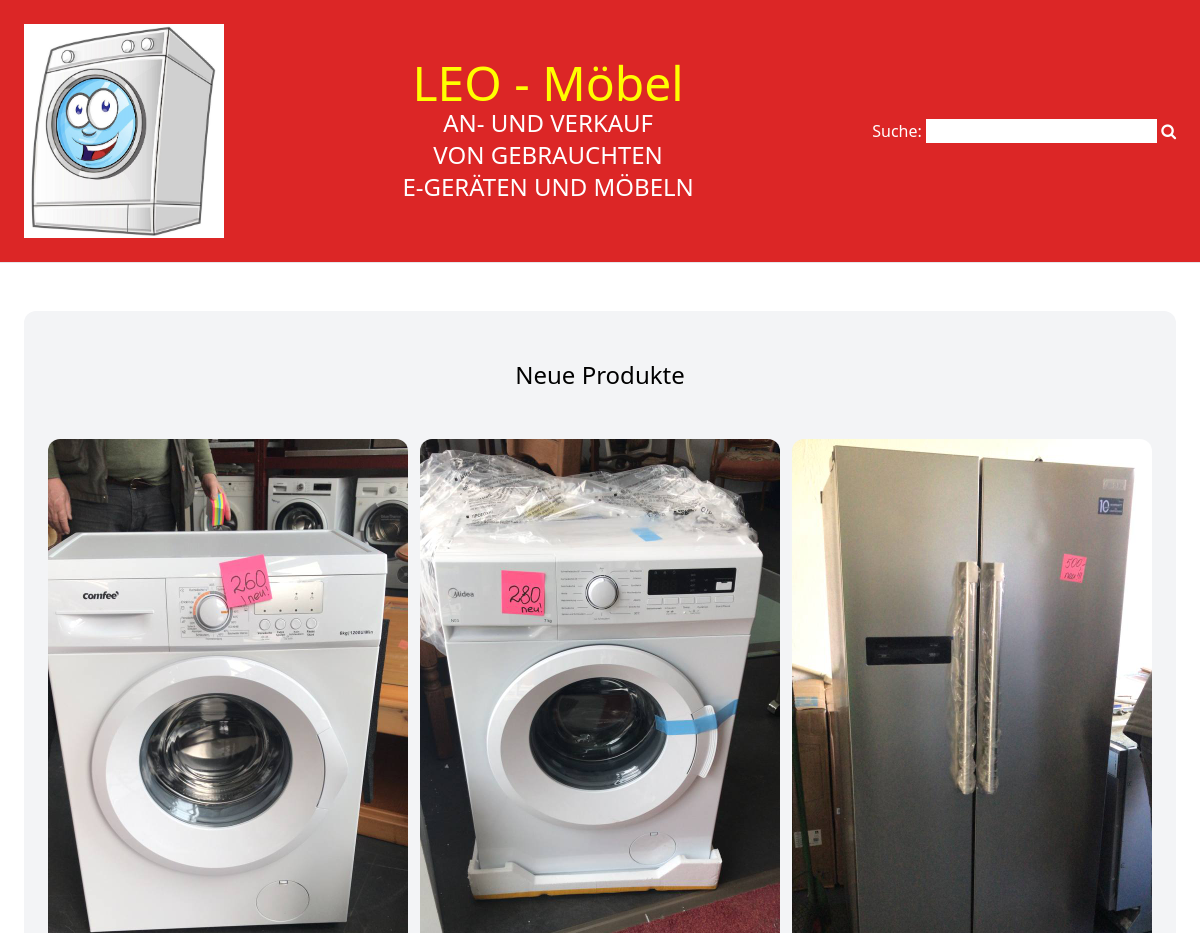
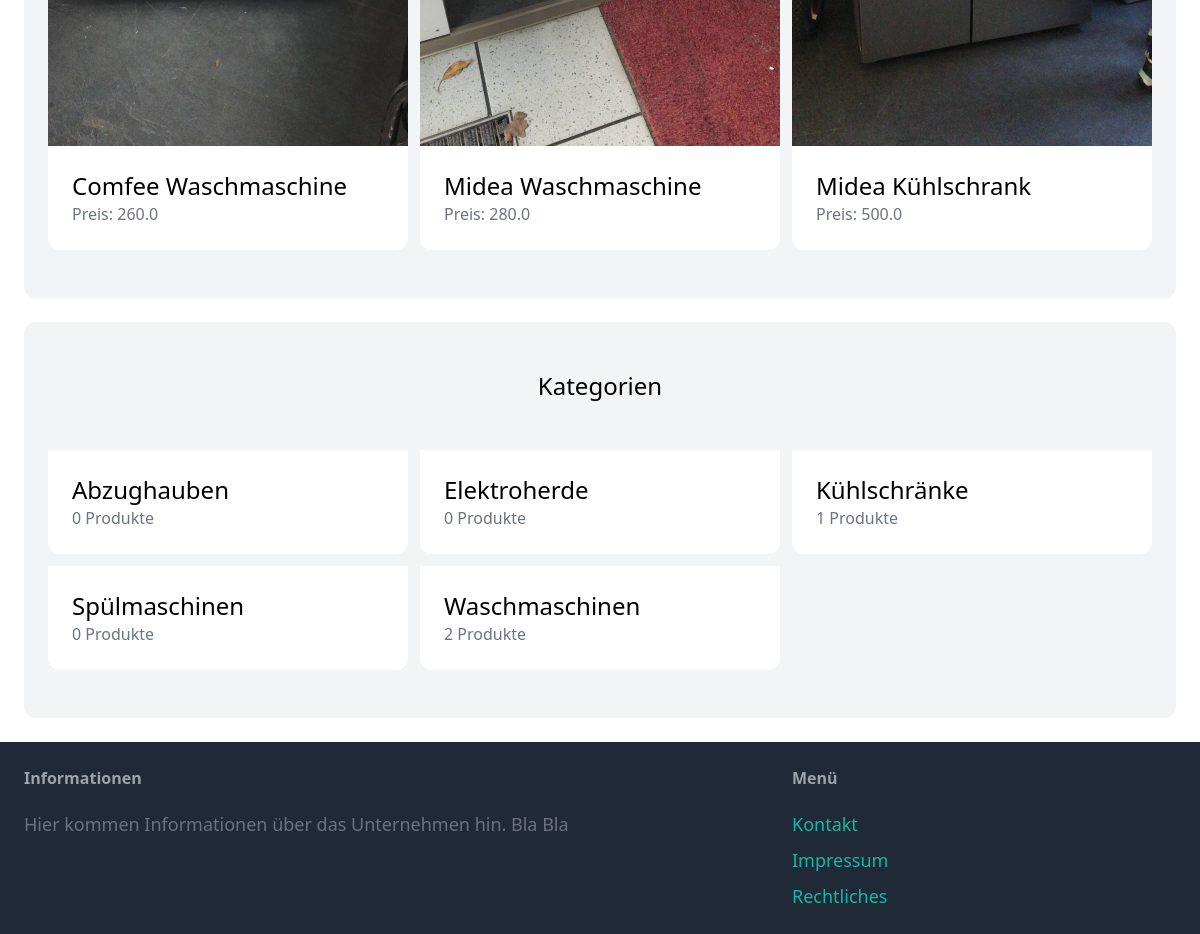
The page / on the database its author committed (2 pictures, top to bottom).
### item/models.py (models this page shows, shortened)
class Produkt(models.Model):
    category = models.ForeignKey(Kategorie, related_name='items', on_delete=models.CASCADE)
    name = models.CharField(max_length=255)
    description = models.TextField(blank=True, null=True)
    price = models.FloatField()
    image = models.ImageField(upload_to='item_images', blank=True, null=True)
    is_used = models.BooleanField(default=False)
    created_by = models.ForeignKey(User, related_name='items', on_delete=models.CASCADE)
    created_at = models.DateTimeField(auto_now=True)

class Kategorie(models.Model):
    name = models.CharField(max_length=255)
    class Meta:
        ordering = ('name',)
        verbose_name_plural = 'Kategorien'

### personal/views.py (the view)
# urls.py: path('', views.index, name='index'),
def index(request):
    items = Produkt.objects.all()[0:6]
    categories = Kategorie.objects.all()
    return render(request, "personal/index.html", {
        'categories': categories,
        'items': items,
    })

### personal/templates/personal/index.html (shortened to what this page needs)
{% extends 'personal/base.html' %}
{% block content %}
    <div class="mt-6 px-6 py-12 bg-gray-100 rounded-xl">
        <h2 class="mb-12 text-2xl text-center">Neue Produkte</h2>
        <div class="grid grid-cols-3 gap-3">
            {% for item in items %}
                <div>
                    <a href="{% url 'item:detail' item.id %}">
                        <div>
                            <img src="{{ item.image.url }}" class="rounded-t-xl">
                        </div>
                        <div class="p-6 bg-white rounded-b-xl">
                            <h2 class="text-2xl">{{ item.name }}</h2>
                            <p class="text-gray-500">Preis: {{ item.price }}</p>
                        </div>
                    </a>
                </div>
            {% endfor %}
        </div>
    </div>
    <div class="mt-6 px-6 py-12 bg-gray-100 rounded-xl">
        <h2 class="mb-12 text-2xl text-center">Kategorien</h2>
        <div class="grid grid-cols-3 gap-3">
            {% for category in categories %}
                <div>
                    <a href="{% url 'personal:categoryIndex' category.id %}">
                        <div class="p-6 bg-white rounded-b-xl">
                            <h2 class="text-2xl">{{ category.name }}</h2>
                            <p class="text-gray-500">{{ category.items.count}} Produkte</p>
                        </div>
                    </a>
                </div>
            {% endfor %}
        </div>
    </div>
{% endblock  %}

### personal/templates/personal/base.html (shortened to what this page needs)
<!DOCTYPE html>
<html lang="en">
    <head>
        <link rel="stylesheet" href="https://cdnjs.cloudflare.com/ajax/libs/font-awesome/4.7.0/css/font-awesome.min.css">
        <script src="https://cdn.tailwindcss.com"></script>
    </head>
    <body>
        <nav class="py-6 px-6 flex justify-between items-center border-b border-gray-200 bg-red-600"  >
            <a href="/">
            <img src="/media/Screen Shot 2023-04-08 at 8.50.06 PM.png" width="200" height="200">
            </a>
            <div class="text-center">
                 <a class="text-5xl " style="color:yellow ;font-stretch: expanded">LEO - Möbel</a>
                <br>
                <a class="text-2xl " style="color:white">AN- UND VERKAUF</a>
                <br>
                <a class="text-2xl " style="color:white">VON GEBRAUCHTEN</a>
                <br>
                <a class="text-2xl " style="color:white">E-GERÄTEN UND MÖBELN</a>
            </div>
            <form action="/search" method="get">
                <label for="search" style="color: white;">Suche:</label>
                <input type="text" id="search" name="q">
            <button type="submit" style="color: white; background-color: transparent; border: none;"><i class="fa fa-search" style="color: white;"></i></button>
            </form>
        </nav>
        <div class="px-6 py-6">
            {% block content %}
            {% endblock %}
        </div>
        <footer class="py-6 px-6 flex justify-between bg-gray-800">
            <div class="w-2/>3 pr-10">
                <h3 class="mb-5 font-semibold text-gray-400">Informationen</h3>
                <p class="text-lg text-gray-500">Hier kommen Informationen über das Unternehmen hin. Bla Bla</p>
            </div>
            <div class="w-1/3">
                <h3 class="mb-5 font-semibold text-gray-400">Menü</h3>
                <ul class="space-y-2">
                    <li><a href="{% url 'personal:contact' %}" class="text-lg text-teal-500 hover:text-teal-700">Kontakt</a></li>
                    <li><a href="#" class="text-lg text-teal-500 hover:text-teal-700">Impressum</a></li>
                    <li><a href="#" class="text-lg text-teal-500 hover:text-teal-700">Rechtliches</a></li>
                </ul>
            </div>
        </footer>
    </body>
</html>

### rows shown on the page
Produkt: image (picture), name "Comfee Waschmaschine", price "260.0"
Produkt: image (picture), name "Midea Waschmaschine", price "280.0"
Produkt: image (picture), name "Midea Kühlschrank", price "500.0"
Kategorie: name "Abzughauben", items.count "0"
Kategorie: name "Elektroherde", items.count "0"
Kategorie: name "Kühlschränke", items.count "1"
Kategorie: name "Spülmaschinen", items.count "0"
Kategorie: name "Waschmaschinen", items.count "2"
